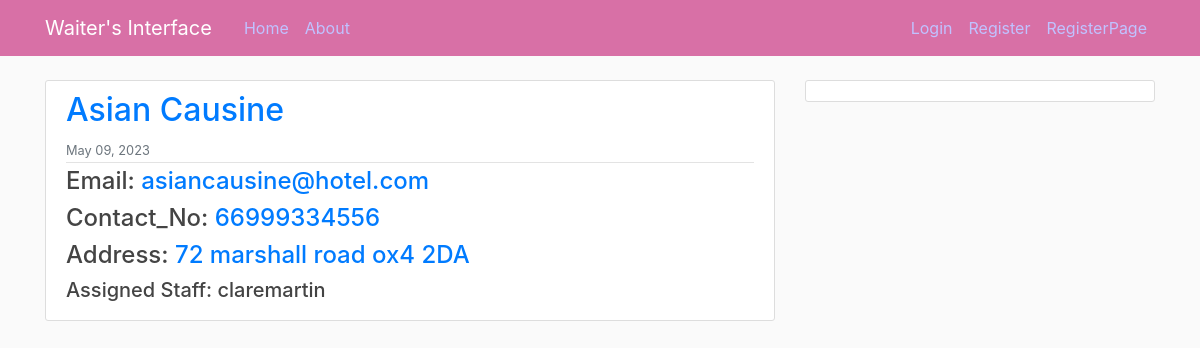
Screenshot of /restuarants/ with the database file from the repository.
### StaffRegistration/models.py (models this page shows, shortened)
class Restuarant(models.Model):
    name = models.CharField(max_length=122)
    email = models.EmailField(max_length=122)
    phone = models.CharField(max_length=12)
    staff = models.ForeignKey(User, on_delete=models.CASCADE)
    add = models.CharField(max_length=150)
    date = models.DateField()

### StaffRegistration/views.py (the view)
# urls.py: path("restuarants", views.restuarant, name='restuarant'),
def restuarant(request):
    context= {
        'restuarants' : Restuarant.objects.all()
    }
    return render(request, "staffReg/restuarants.html", context)

### StaffRegistration/templates/StaffReg/restuarants.html
{% extends "staff/base.html" %}
{% block content %}
    {% for restuarant in restuarants %}
        <article class="media content-section">
          <div class="media-body">
            <div class="article-metadata">
            <h2> <a class="mr-2" href="#">{{ restuarant.name }}</a> </h2>
            <small class="text-muted">{{ restuarant.date|date:"F d, Y" }}</small>
          </div>
          <h4> Email: <a class="mr-2" href="#">{{ restuarant.email }}</a> </h4>
          <h4>Contact_No:  <a class="mr-2" href="#">{{ restuarant.phone }}</a> </h4>
          <h4> Address: <a class="mr-2" href="#">{{ restuarant.add }}</a> </h4>
          <h5> Assigned Staff:   <a class="article-content">{{ restuarant.staff }}</a> </h5>
          </div>
        </article>
    {% endfor %}
{% endblock content %}

### staff/static/staff/main.css (style rules this page uses)
body { background: #fafafa; color: #333333; margin-top: 5rem; }
h1, h2, h3, h4, h5, h6 { color: #444444; }
.content-section { background: #ffffff; padding: 10px 20px; border: 1px solid #dddddd; border-radius: 3px; margin-bottom: 20px; }
.article-content { white-space: pre-line; }
.article-metadata { padding-bottom: 1px; margin-bottom: 4px; border-bottom: 1px solid #e3e3e3 }

### rows the page displays
Restuarant: name "Asian Causine", date "May 09, 2023", email "asiancausine@hotel.com", phone "66999334556", add "72 marshall road ox4 2DA", staff "claremartin"
